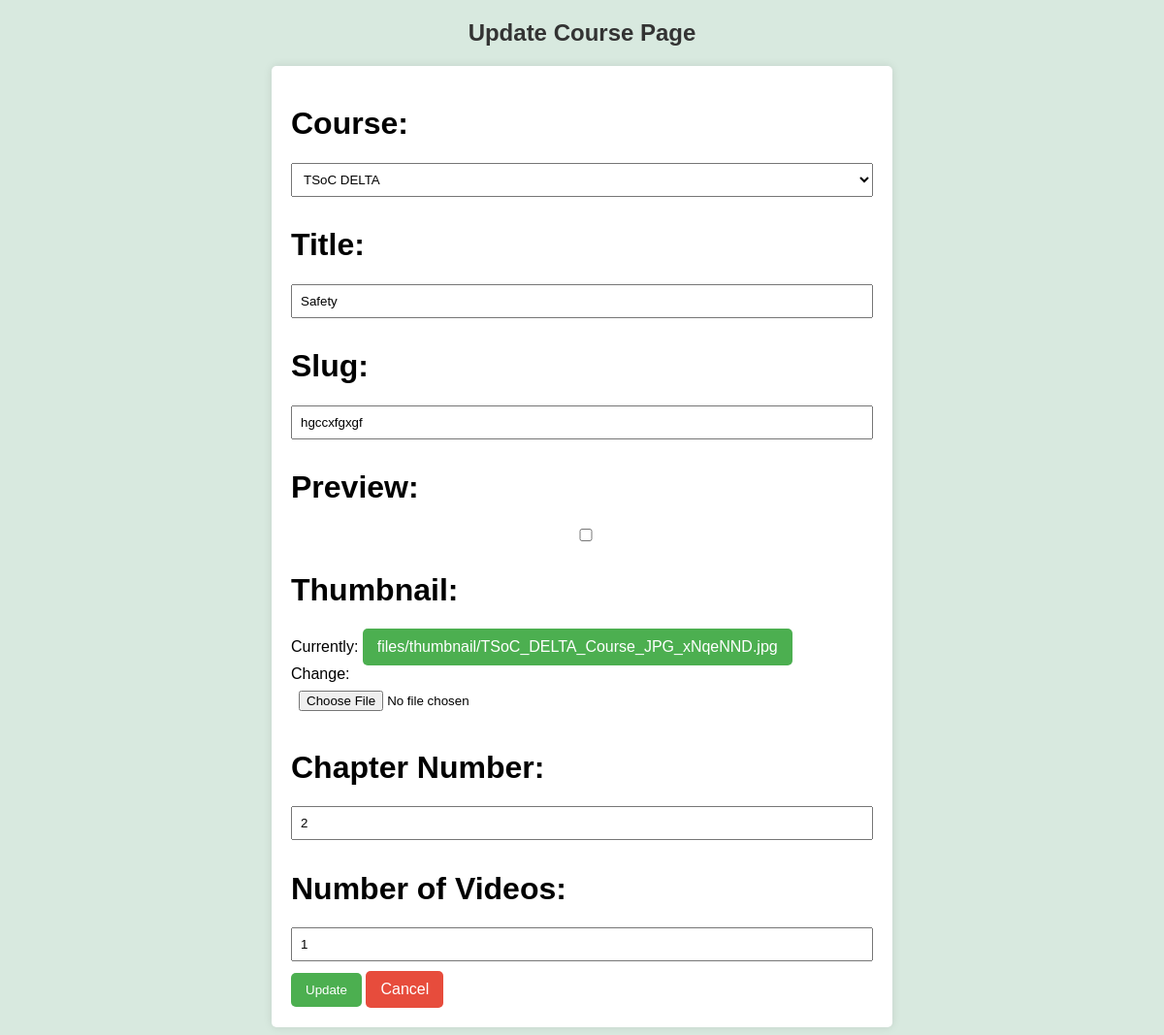
The page /updatechapterpage/2/ on the database as committed earlier.
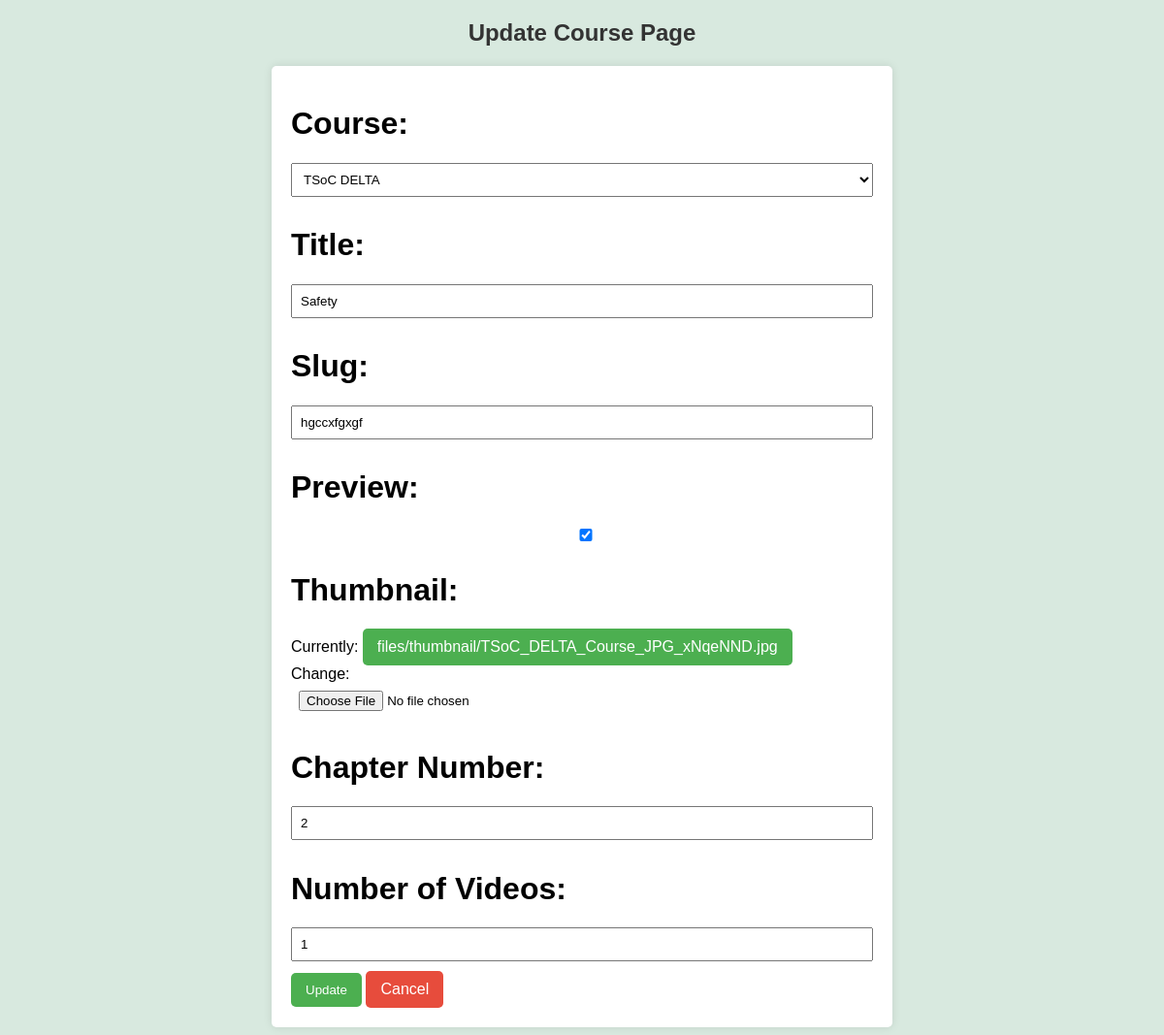
The same page on the database as committed later.
### tango/models.py (models this page shows, shortened)
class Chapter(models.Model):
    course = models.ForeignKey(Course,null=True,on_delete=models.CASCADE)
    title =  models.CharField(max_length=100,null=True)
    thumbnail = models.ImageField(upload_to='files/thumbnail/',null=True)
    is_preview = models.BooleanField(default=False)
    slug = models.CharField(max_length=40,null=True,unique=True)
    serial_number = models.IntegerField(null=True)
    complete_chapter = models.BooleanField(default=False)
    number_of_videos = models.IntegerField(null=True)

### tango/views.py (the view)
# urls.py: path('updatechapterpage/<int:pk>/',views.UpdateChapterPage,name='updatechapterpage'),
def UpdateChapterPage(request,pk):
    chapter = Chapter.objects.get(id=pk)
    form = ChapterForm(instance=chapter)
    if request.method == 'POST':
        form = ChapterForm(request.POST, request.FILES, instance=chapter)
        if form.is_valid():
            form.save()
            return redirect('chapterpage')
    context = {'form':form}
    return render(request,'tango/admin/updatechapter.html',context)

### tango/forms.py
class ChapterForm(forms.ModelForm):
    class Meta:
        model = Chapter
        fields = '__all__'
        widgets = {
            'course': forms.Select(attrs={'class': 'form-control'}),
        }
    def __init__(self, *args, **kwargs):
        super(ChapterForm, self).__init__(*args, **kwargs)
        self.fields['course'].queryset = Course.objects.all()

### tango/models.py (called while the page is built)
    def __str__(self):
        return self.name

### tango/templates/tango/admin/updatechapter.html (shortened to what this page needs)
<!DOCTYPE html>
<html lang="en">
<head>
</head>
<body>
    <h2>Update Course Page</h2>
    <form method="post" enctype="multipart/form-data">
        <label for="{{ form.course.id_for_label }}"><h1>Course:</h1></label>
            {{ form.course }}
        <label for="title"><h1>Title:</h1></label>
        {{ form.title }}
        <label for="slug"><h1>Slug:</h1></label>
        {{ form.slug }}
        <label for="is_preview"><h1>Preview:</h1></label>
        {{ form.is_preview }}
        <label for="thumbnail"><h1>Thumbnail:</h1></label>
        {{ form.thumbnail }}
        <label for="serial_number"><h1>Chapter Number:</h1></label>
        {{ form.serial_number }}
        <label for="number_of_videos"><h1>Number of Videos:</h1></label>
        {{ form.number_of_videos }}
        <button type="submit">Update</button>
        <a href="{% url 'chapterpage' %}" class="cancel-button">Cancel</a>
    </form>
</body>
</html>

Rows that differ between the two databases and show on the page:
changed Chapter "TSoC DELTA": is_preview "☐" → "☑"
